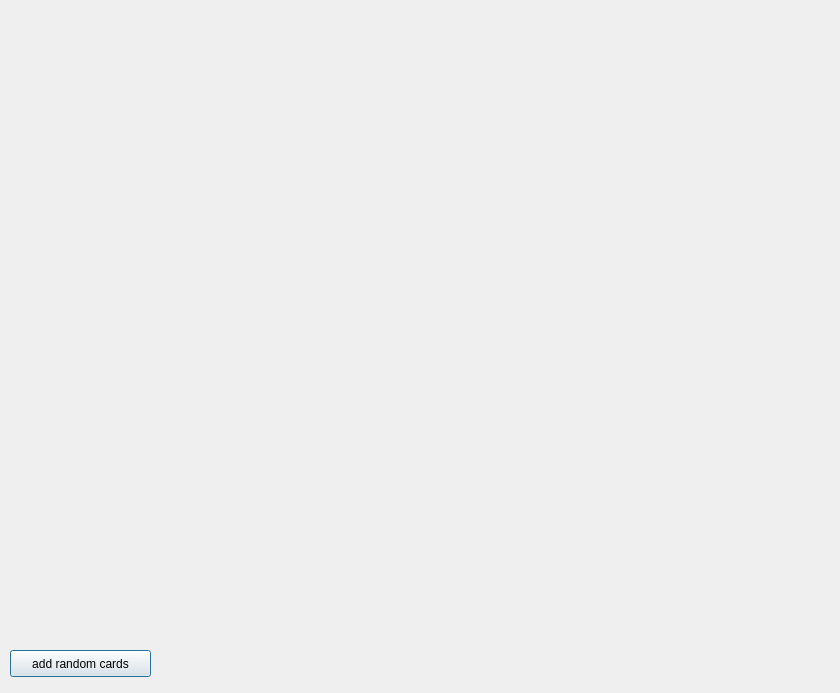
<?xml version="1.0" encoding="UTF-8"?>
<ui version="4.0">
 <class>GameWindow</class>
 <widget class="QDialog" name="GameWindow">
  <property name="geometry">
   <rect>
    <x>0</x>
    <y>0</y>
    <width>840</width>
    <height>693</height>
   </rect>
  </property>
  <property name="sizePolicy">
   <sizepolicy hsizetype="Expanding" vsizetype="Expanding">
    <horstretch>0</horstretch>
    <verstretch>0</verstretch>
   </sizepolicy>
  </property>
  <property name="windowTitle">
   <string>Dialog</string>
  </property>
  <widget class="QPushButton" name="pushButton">
   <property name="geometry">
    <rect>
     <x>10</x>
     <y>650</y>
     <width>141</width>
     <height>27</height>
    </rect>
   </property>
   <property name="text">
    <string>add random cards</string>
   </property>
  </widget>
  <widget class="QWidget" name="horizontalLayoutWidget">
   <property name="geometry">
    <rect>
     <x>160</x>
     <y>10</y>
     <width>521</width>
     <height>141</height>
    </rect>
   </property>
   <layout class="QHBoxLayout" name="topCardLayout"/>
  </widget>
  <widget class="QWidget" name="horizontalLayoutWidget_3">
   <property name="geometry">
    <rect>
     <x>160</x>
     <y>540</y>
     <width>521</width>
     <height>141</height>
    </rect>
   </property>
   <layout class="QHBoxLayout" name="bottomCardLayout"/>
  </widget>
  <widget class="QWidget" name="verticalLayoutWidget">
   <property name="geometry">
    <rect>
     <x>10</x>
     <y>80</y>
     <width>141</width>
     <height>531</height>
    </rect>
   </property>
   <layout class="QVBoxLayout" name="leftCardLayout"/>
  </widget>
  <widget class="QWidget" name="verticalLayoutWidget_2">
   <property name="geometry">
    <rect>
     <x>690</x>
     <y>80</y>
     <width>141</width>
     <height>531</height>
    </rect>
   </property>
   <layout class="QVBoxLayout" name="rightCardLayout"/>
  </widget>
  <widget class="QWidget" name="horizontalLayoutWidget_2">
   <property name="geometry">
    <rect>
     <x>160</x>
     <y>270</y>
     <width>521</width>
     <height>141</height>
    </rect>
   </property>
   <layout class="QHBoxLayout" name="tableCardLayout"/>
  </widget>
 </widget>
 <resources/>
 <connections/>
</ui>
